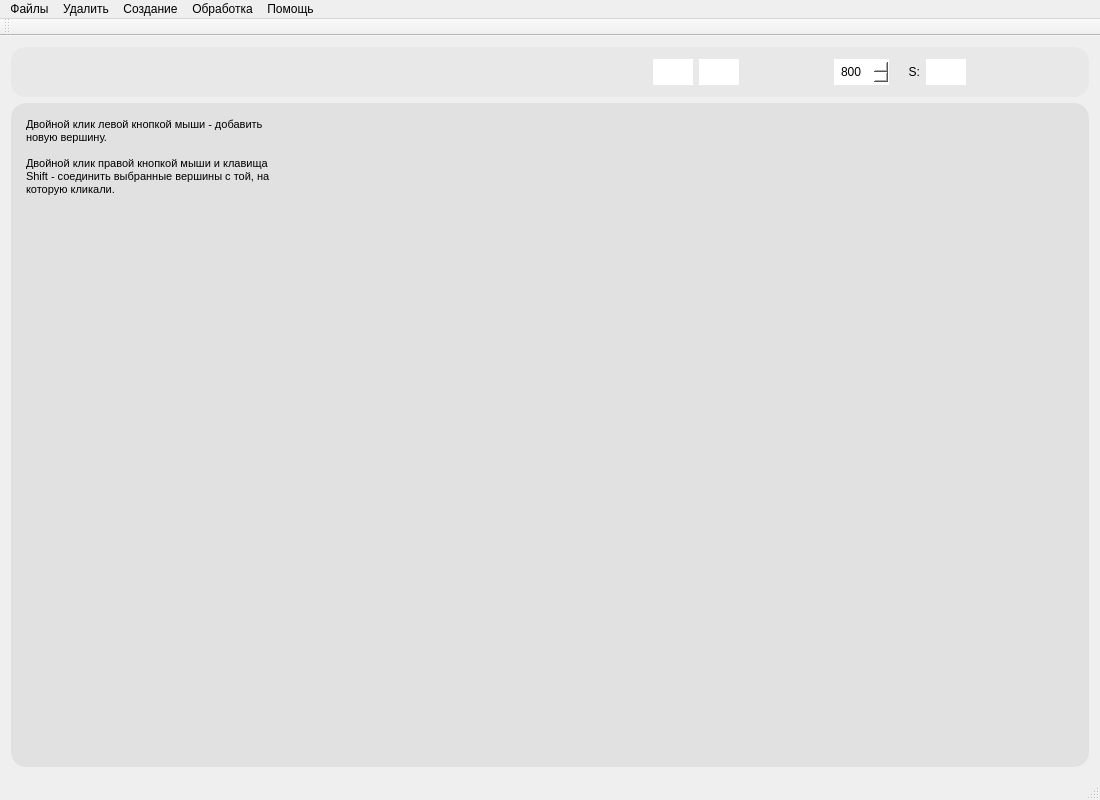
<?xml version="1.0" encoding="UTF-8"?>
<ui version="4.0">
 <class>MainWindow</class>
 <widget class="QMainWindow" name="MainWindow">
  <property name="geometry">
   <rect>
    <x>0</x>
    <y>0</y>
    <width>1100</width>
    <height>800</height>
   </rect>
  </property>
  <property name="minimumSize">
   <size>
    <width>900</width>
    <height>400</height>
   </size>
  </property>
  <property name="windowTitle">
   <string>Графический редактор графов (Graphical graph editor)</string>
  </property>
  <widget class="QWidget" name="centralWidget">
   <layout class="QVBoxLayout" name="verticalLayout_2" stretch="0,5">
    <item>
     <widget class="QWidget" name="horizontalWidget" native="true">
      <property name="minimumSize">
       <size>
        <width>0</width>
        <height>0</height>
       </size>
      </property>
      <property name="styleSheet">
       <string notr="true">background-color: rgb(232, 232, 232);
border-radius: 15px;</string>
      </property>
      <layout class="QHBoxLayout" name="horizontalLayout">
       <property name="leftMargin">
        <number>5</number>
       </property>
       <property name="topMargin">
        <number>5</number>
       </property>
       <property name="rightMargin">
        <number>5</number>
       </property>
       <property name="bottomMargin">
        <number>5</number>
       </property>
       <item>
        <widget class="QPushButton" name="OpenButton">
         <property name="minimumSize">
          <size>
           <width>40</width>
           <height>40</height>
          </size>
         </property>
         <property name="maximumSize">
          <size>
           <width>40</width>
           <height>40</height>
          </size>
         </property>
         <property name="cursor">
          <cursorShape>PointingHandCursor</cursorShape>
         </property>
         <property name="toolTip">
          <string>&lt;html&gt;&lt;head/&gt;&lt;body&gt;&lt;p style=&quot;background-color:white&quot;&gt;&lt;span style=&quot; font-size:9pt; font-weight:600;&quot;&gt;Открытие файла с описанием графа&lt;/span&gt;&lt;/p&gt;&lt;/body&gt;&lt;/html&gt;</string>
         </property>
         <property name="toolTipDuration">
          <number>0</number>
         </property>
         <property name="styleSheet">
          <string notr="true">image: url(:/icons/open.png);</string>
         </property>
         <property name="text">
          <string/>
         </property>
        </widget>
       </item>
       <item>
        <widget class="QPushButton" name="pb_IncidenceListFile">
         <property name="minimumSize">
          <size>
           <width>40</width>
           <height>40</height>
          </size>
         </property>
         <property name="maximumSize">
          <size>
           <width>40</width>
           <height>40</height>
          </size>
         </property>
         <property name="cursor">
          <cursorShape>PointingHandCursor</cursorShape>
         </property>
         <property name="toolTip">
          <string>&lt;html&gt;&lt;head/&gt;&lt;body style=&quot;background-color:white&quot;&gt;&lt;p style=&quot;background-color:white&quot;&gt;&lt;span style=&quot; font-size:9pt; font-weight:600;&quot;&gt;Открытие файла со списком инцидентности&lt;/span&gt;&lt;/p&gt;&lt;/body&gt;&lt;/html&gt;</string>
         </property>
         <property name="styleSheet">
          <string notr="true">image: url(:/icons/openlist.png);</string>
         </property>
         <property name="text">
          <string/>
         </property>
        </widget>
       </item>
       <item>
        <widget class="QPushButton" name="saveButton">
         <property name="minimumSize">
          <size>
           <width>40</width>
           <height>40</height>
          </size>
         </property>
         <property name="maximumSize">
          <size>
           <width>40</width>
           <height>40</height>
          </size>
         </property>
         <property name="cursor">
          <cursorShape>PointingHandCursor</cursorShape>
         </property>
         <property name="toolTip">
          <string>&lt;html&gt;&lt;head/&gt;&lt;body style=&quot;background-color:white&quot;&gt;&lt;p style=&quot;background-color:white&quot;&gt;&lt;span style=&quot; font-size:9pt; font-weight:600;&quot;&gt;Сохранение графа в файл&lt;/span&gt;&lt;/p&gt;&lt;/body&gt;&lt;/html&gt;</string>
         </property>
         <property name="styleSheet">
          <string notr="true">image: url(:/icons/savef.png);</string>
         </property>
         <property name="text">
          <string/>
         </property>
        </widget>
       </item>
       <item>
        <widget class="QPushButton" name="pb_Help">
         <property name="minimumSize">
          <size>
           <width>40</width>
           <height>40</height>
          </size>
         </property>
         <property name="maximumSize">
          <size>
           <width>40</width>
           <height>40</height>
          </size>
         </property>
         <property name="cursor">
          <cursorShape>PointingHandCursor</cursorShape>
         </property>
         <property name="toolTip">
          <string>&lt;html&gt;&lt;head/&gt;&lt;body style=&quot;background-color:white&quot;&gt;&lt;p style=&quot;background-color:white&quot;&gt;&lt;span style=&quot; font-size:9pt; font-weight:600;&quot;&gt;О программе&lt;/span&gt;&lt;/p&gt;&lt;/body&gt;&lt;/html&gt;</string>
         </property>
         <property name="styleSheet">
          <string notr="true">image: url(:/icons/help.png);</string>
         </property>
         <property name="text">
          <string/>
         </property>
        </widget>
       </item>
       <item>
        <spacer name="horizontalSpacer">
         <property name="orientation">
          <enum>Qt::Horizontal</enum>
         </property>
         <property name="sizeType">
          <enum>QSizePolicy::Maximum</enum>
         </property>
         <property name="sizeHint" stdset="0">
          <size>
           <width>40</width>
           <height>20</height>
          </size>
         </property>
        </spacer>
       </item>
       <item>
        <widget class="QPushButton" name="pb_ConnectGraph">
         <property name="minimumSize">
          <size>
           <width>40</width>
           <height>40</height>
          </size>
         </property>
         <property name="maximumSize">
          <size>
           <width>40</width>
           <height>40</height>
          </size>
         </property>
         <property name="cursor">
          <cursorShape>PointingHandCursor</cursorShape>
         </property>
         <property name="toolTip">
          <string>&lt;html&gt;&lt;head/&gt;&lt;body&gt;&lt;p style=&quot;background-color:white&quot;&gt;&lt;span style=&quot; font-size:9pt; font-weight:600;&quot;&gt;Достроить до полного графа&lt;/span&gt;&lt;/p&gt;&lt;/body&gt;&lt;/html&gt;</string>
         </property>
         <property name="styleSheet">
          <string notr="true">image: url(:/icons/fullgraph.png);</string>
         </property>
         <property name="text">
          <string/>
         </property>
        </widget>
       </item>
       <item>
        <widget class="QPushButton" name="pb_DisconnectGraph">
         <property name="minimumSize">
          <size>
           <width>40</width>
           <height>40</height>
          </size>
         </property>
         <property name="maximumSize">
          <size>
           <width>40</width>
           <height>40</height>
          </size>
         </property>
         <property name="cursor">
          <cursorShape>PointingHandCursor</cursorShape>
         </property>
         <property name="toolTip">
          <string>&lt;html&gt;&lt;head/&gt;&lt;body&gt;&lt;p style=&quot;background-color:white&quot;&gt;&lt;span style=&quot; font-size:9pt; font-weight:600;&quot;&gt;Удалить все ребра&lt;/span&gt;&lt;/p&gt;&lt;/body&gt;&lt;/html&gt;</string>
         </property>
         <property name="styleSheet">
          <string notr="true">image: url(:/icons/breakgraph.png);</string>
         </property>
         <property name="text">
          <string/>
         </property>
        </widget>
       </item>
       <item>
        <widget class="QPushButton" name="pb_LengthOfEdges">
         <property name="minimumSize">
          <size>
           <width>40</width>
           <height>40</height>
          </size>
         </property>
         <property name="maximumSize">
          <size>
           <width>40</width>
           <height>40</height>
          </size>
         </property>
         <property name="cursor">
          <cursorShape>PointingHandCursor</cursorShape>
         </property>
         <property name="toolTip">
          <string>&lt;html&gt;&lt;head/&gt;&lt;body&gt;&lt;p style=&quot;background-color:white&quot;&gt;&lt;span style=&quot; font-size:9pt; font-weight:600;&quot;&gt;Показать список ребер&lt;/span&gt;&lt;/p&gt;&lt;/body&gt;&lt;/html&gt;</string>
         </property>
         <property name="styleSheet">
          <string notr="true">image: url(:/icons/edges.png);</string>
         </property>
         <property name="text">
          <string/>
         </property>
        </widget>
       </item>
       <item>
        <widget class="QPushButton" name="pb_CoordinatesOfAllNode">
         <property name="enabled">
          <bool>true</bool>
         </property>
         <property name="minimumSize">
          <size>
           <width>40</width>
           <height>40</height>
          </size>
         </property>
         <property name="maximumSize">
          <size>
           <width>40</width>
           <height>40</height>
          </size>
         </property>
         <property name="cursor">
          <cursorShape>PointingHandCursor</cursorShape>
         </property>
         <property name="toolTip">
          <string>&lt;html&gt;&lt;head/&gt;&lt;body&gt;&lt;p style=&quot;background-color:white&quot;&gt;&lt;span style=&quot; font-size:9pt; font-weight:600;&quot;&gt;Показать список вершин&lt;/span&gt;&lt;/p&gt;&lt;/body&gt;&lt;/html&gt;</string>
         </property>
         <property name="styleSheet">
          <string notr="true">image: url(:/icons/nodes.png);</string>
         </property>
         <property name="text">
          <string/>
         </property>
        </widget>
       </item>
       <item>
        <spacer name="horizontalSpacer_2">
         <property name="orientation">
          <enum>Qt::Horizontal</enum>
         </property>
         <property name="sizeType">
          <enum>QSizePolicy::Maximum</enum>
         </property>
         <property name="sizeHint" stdset="0">
          <size>
           <width>40</width>
           <height>20</height>
          </size>
         </property>
        </spacer>
       </item>
       <item>
        <widget class="QPushButton" name="pb_DeleteSelectedNodes">
         <property name="minimumSize">
          <size>
           <width>40</width>
           <height>40</height>
          </size>
         </property>
         <property name="maximumSize">
          <size>
           <width>40</width>
           <height>40</height>
          </size>
         </property>
         <property name="cursor">
          <cursorShape>PointingHandCursor</cursorShape>
         </property>
         <property name="toolTip">
          <string>&lt;html&gt;&lt;head/&gt;&lt;body&gt;&lt;p style=&quot;background-color:white&quot;&gt;&lt;span style=&quot; font-size:9pt; font-weight:600;&quot;&gt;Удалить выделенные вершины&lt;/span&gt;&lt;/p&gt;&lt;/body&gt;&lt;/html&gt;</string>
         </property>
         <property name="styleSheet">
          <string notr="true">image: url(:/icons/delnode.png);</string>
         </property>
         <property name="text">
          <string/>
         </property>
        </widget>
       </item>
       <item>
        <widget class="QPushButton" name="pb_RemoveEdges">
         <property name="minimumSize">
          <size>
           <width>40</width>
           <height>40</height>
          </size>
         </property>
         <property name="maximumSize">
          <size>
           <width>40</width>
           <height>40</height>
          </size>
         </property>
         <property name="cursor">
          <cursorShape>PointingHandCursor</cursorShape>
         </property>
         <property name="toolTip">
          <string>&lt;html&gt;&lt;head/&gt;&lt;body&gt;&lt;p style=&quot;background-color:white&quot;&gt;&lt;span style=&quot; font-size:9pt; font-weight:600;&quot;&gt;Удалить ребра&lt;/span&gt;&lt;/p&gt;&lt;/body&gt;&lt;/html&gt;</string>
         </property>
         <property name="styleSheet">
          <string notr="true">image: url(:/icons/deledge.png);</string>
         </property>
         <property name="text">
          <string/>
         </property>
        </widget>
       </item>
       <item>
        <widget class="QPushButton" name="pb_ClearAll">
         <property name="sizePolicy">
          <sizepolicy hsizetype="Minimum" vsizetype="Fixed">
           <horstretch>40</horstretch>
           <verstretch>40</verstretch>
          </sizepolicy>
         </property>
         <property name="minimumSize">
          <size>
           <width>40</width>
           <height>40</height>
          </size>
         </property>
         <property name="maximumSize">
          <size>
           <width>40</width>
           <height>40</height>
          </size>
         </property>
         <property name="cursor">
          <cursorShape>PointingHandCursor</cursorShape>
         </property>
         <property name="toolTip">
          <string>&lt;html&gt;&lt;head/&gt;&lt;body&gt;&lt;p style=&quot;background-color:white&quot;&gt;&lt;span style=&quot; font-size:9pt; font-weight:600;&quot;&gt;Удалить все&lt;/span&gt;&lt;/p&gt;&lt;/body&gt;&lt;/html&gt;</string>
         </property>
         <property name="styleSheet">
          <string notr="true">image: url(:/icons/dellall.png);</string>
         </property>
         <property name="text">
          <string/>
         </property>
        </widget>
       </item>
       <item>
        <spacer name="horizontalSpacer_3">
         <property name="orientation">
          <enum>Qt::Horizontal</enum>
         </property>
         <property name="sizeType">
          <enum>QSizePolicy::Maximum</enum>
         </property>
         <property name="sizeHint" stdset="0">
          <size>
           <width>40</width>
           <height>20</height>
          </size>
         </property>
        </spacer>
       </item>
       <item>
        <widget class="QPushButton" name="pb_CreateNode">
         <property name="minimumSize">
          <size>
           <width>40</width>
           <height>40</height>
          </size>
         </property>
         <property name="maximumSize">
          <size>
           <width>40</width>
           <height>40</height>
          </size>
         </property>
         <property name="cursor">
          <cursorShape>PointingHandCursor</cursorShape>
         </property>
         <property name="toolTip">
          <string>&lt;html&gt;&lt;head/&gt;&lt;body&gt;&lt;p style=&quot;background-color:white&quot;&gt;&lt;span style=&quot; font-size:9pt; font-weight:600;&quot;&gt;Добавить вершину&lt;/span&gt;&lt;/p&gt;&lt;/body&gt;&lt;/html&gt;</string>
         </property>
         <property name="styleSheet">
          <string notr="true">image: url(:/icons/addnode.png);</string>
         </property>
         <property name="text">
          <string/>
         </property>
        </widget>
       </item>
       <item>
        <widget class="QPushButton" name="pb_CreateEdge">
         <property name="minimumSize">
          <size>
           <width>40</width>
           <height>40</height>
          </size>
         </property>
         <property name="maximumSize">
          <size>
           <width>40</width>
           <height>40</height>
          </size>
         </property>
         <property name="cursor">
          <cursorShape>PointingHandCursor</cursorShape>
         </property>
         <property name="toolTip">
          <string>&lt;html&gt;&lt;head/&gt;&lt;body&gt;&lt;p style=&quot;background-color:white&quot;&gt;&lt;span style=&quot; font-size:9pt; font-weight:600;&quot;&gt;Добавить ребро между двумя указанными вершинами&lt;/span&gt;&lt;/p&gt;&lt;/body&gt;&lt;/html&gt;</string>
         </property>
         <property name="styleSheet">
          <string notr="true">image: url(:/icons/addedge.png);</string>
         </property>
         <property name="text">
          <string/>
         </property>
        </widget>
       </item>
       <item>
        <widget class="QLineEdit" name="lineEdit_Source">
         <property name="minimumSize">
          <size>
           <width>40</width>
           <height>0</height>
          </size>
         </property>
         <property name="maximumSize">
          <size>
           <width>50</width>
           <height>16777215</height>
          </size>
         </property>
         <property name="toolTip">
          <string>&lt;html&gt;&lt;head/&gt;&lt;body&gt;&lt;p&gt;Начало дуги&lt;/p&gt;&lt;/body&gt;&lt;/html&gt;</string>
         </property>
         <property name="styleSheet">
          <string notr="true">background-color: rgb(255, 255, 255);
border-radius: 15px;
padding: 5px;</string>
         </property>
         <property name="text">
          <string/>
         </property>
        </widget>
       </item>
       <item>
        <widget class="QLineEdit" name="lineEdit_Dest">
         <property name="minimumSize">
          <size>
           <width>40</width>
           <height>0</height>
          </size>
         </property>
         <property name="maximumSize">
          <size>
           <width>50</width>
           <height>16777215</height>
          </size>
         </property>
         <property name="toolTip">
          <string>&lt;html&gt;&lt;head/&gt;&lt;body&gt;&lt;p&gt;конец дуги&lt;/p&gt;&lt;/body&gt;&lt;/html&gt;</string>
         </property>
         <property name="styleSheet">
          <string notr="true">background-color: rgb(255, 255, 255);
border-radius: 15px;
padding: 5px;</string>
         </property>
        </widget>
       </item>
       <item>
        <spacer name="horizontalSpacer_5">
         <property name="orientation">
          <enum>Qt::Horizontal</enum>
         </property>
         <property name="sizeType">
          <enum>QSizePolicy::Maximum</enum>
         </property>
         <property name="sizeHint" stdset="0">
          <size>
           <width>40</width>
           <height>20</height>
          </size>
         </property>
        </spacer>
       </item>
       <item>
        <widget class="QPushButton" name="pushAlgorithm">
         <property name="sizePolicy">
          <sizepolicy hsizetype="Minimum" vsizetype="Fixed">
           <horstretch>40</horstretch>
           <verstretch>40</verstretch>
          </sizepolicy>
         </property>
         <property name="minimumSize">
          <size>
           <width>40</width>
           <height>40</height>
          </size>
         </property>
         <property name="maximumSize">
          <size>
           <width>40</width>
           <height>40</height>
          </size>
         </property>
         <property name="cursor">
          <cursorShape>PointingHandCursor</cursorShape>
         </property>
         <property name="toolTip">
          <string>&lt;html&gt;&lt;head/&gt;&lt;body&gt;&lt;p style=&quot;background-color:white&quot;&gt;&lt;span style=&quot; font-size:9pt; font-weight:600;&quot;&gt;Запустить алгоритм Дейкстры&lt;/span&gt;&lt;/p&gt;&lt;/body&gt;&lt;/html&gt;</string>
         </property>
         <property name="styleSheet">
          <string notr="true">image: url(:/icons/algo.png);</string>
         </property>
         <property name="text">
          <string/>
         </property>
        </widget>
       </item>
       <item>
        <widget class="QLabel" name="label">
         <property name="minimumSize">
          <size>
           <width>25</width>
           <height>25</height>
          </size>
         </property>
         <property name="maximumSize">
          <size>
           <width>25</width>
           <height>25</height>
          </size>
         </property>
         <property name="toolTip">
          <string>&lt;html&gt;&lt;head/&gt;&lt;body&gt;&lt;p style=&quot;background-color:white&quot;&gt;&lt;span style=&quot; font-size:9pt; font-weight:600;&quot;&gt;Скорость шага, мс&lt;/span&gt;&lt;/p&gt;&lt;/body&gt;&lt;/html&gt;</string>
         </property>
         <property name="styleSheet">
          <string notr="true">image: url(:/icons/speed.png);</string>
         </property>
         <property name="text">
          <string/>
         </property>
        </widget>
       </item>
       <item>
        <widget class="QSpinBox" name="spinBox">
         <property name="minimumSize">
          <size>
           <width>55</width>
           <height>0</height>
          </size>
         </property>
         <property name="maximumSize">
          <size>
           <width>55</width>
           <height>16777215</height>
          </size>
         </property>
         <property name="styleSheet">
          <string notr="true">background-color: rgb(255, 255, 255);
border-radius: 15px;
padding: 5px;</string>
         </property>
         <property name="suffix">
          <string/>
         </property>
         <property name="prefix">
          <string/>
         </property>
         <property name="minimum">
          <number>0</number>
         </property>
         <property name="maximum">
          <number>1000</number>
         </property>
         <property name="singleStep">
          <number>50</number>
         </property>
         <property name="value">
          <number>800</number>
         </property>
        </widget>
       </item>
       <item>
        <widget class="QLabel" name="label_2">
         <property name="minimumSize">
          <size>
           <width>25</width>
           <height>25</height>
          </size>
         </property>
         <property name="maximumSize">
          <size>
           <width>25</width>
           <height>25</height>
          </size>
         </property>
         <property name="toolTip">
          <string>&lt;html&gt;&lt;head/&gt;&lt;body&gt;&lt;p style=&quot;background-color:white&quot;&gt;&lt;span style=&quot; font-size:9pt; font-weight:600;&quot;&gt;Номер начальной вершины&lt;/span&gt;&lt;/p&gt;&lt;/body&gt;&lt;/html&gt;</string>
         </property>
         <property name="styleSheet">
          <string notr="true">font: 75 9pt &quot;MS Shell Dlg 2&quot;;
color: rgb(0, 0, 0);</string>
         </property>
         <property name="text">
          <string>S:</string>
         </property>
         <property name="alignment">
          <set>Qt::AlignRight|Qt::AlignTrailing|Qt::AlignVCenter</set>
         </property>
        </widget>
       </item>
       <item>
        <widget class="QLineEdit" name="lineEdit_AlgSource">
         <property name="minimumSize">
          <size>
           <width>40</width>
           <height>0</height>
          </size>
         </property>
         <property name="maximumSize">
          <size>
           <width>50</width>
           <height>16777215</height>
          </size>
         </property>
         <property name="styleSheet">
          <string notr="true">background-color: rgb(255, 255, 255);
border-radius: 15px;
padding: 5px;</string>
         </property>
        </widget>
       </item>
       <item>
        <widget class="QPushButton" name="pushFind">
         <property name="sizePolicy">
          <sizepolicy hsizetype="Minimum" vsizetype="Fixed">
           <horstretch>40</horstretch>
           <verstretch>40</verstretch>
          </sizepolicy>
         </property>
         <property name="minimumSize">
          <size>
           <width>40</width>
           <height>40</height>
          </size>
         </property>
         <property name="maximumSize">
          <size>
           <width>40</width>
           <height>40</height>
          </size>
         </property>
         <property name="toolTip">
          <string>&lt;html&gt;&lt;head/&gt;&lt;body&gt;&lt;p style=&quot;background-color:white&quot;&gt;&lt;span style=&quot; font-size:9pt; font-weight:600;&quot;&gt;Показать кратчайший путь до выделенной вершины&lt;/span&gt;&lt;/p&gt;&lt;/body&gt;&lt;/html&gt;</string>
         </property>
         <property name="styleSheet">
          <string notr="true">border-image: url(:/icons/find.png);</string>
         </property>
         <property name="text">
          <string/>
         </property>
        </widget>
       </item>
       <item>
        <spacer name="horizontalSpacer_6">
         <property name="orientation">
          <enum>Qt::Horizontal</enum>
         </property>
         <property name="sizeType">
          <enum>QSizePolicy::Maximum</enum>
         </property>
         <property name="sizeHint" stdset="0">
          <size>
           <width>40</width>
           <height>20</height>
          </size>
         </property>
        </spacer>
       </item>
       <item>
        <widget class="QPushButton" name="pushStop">
         <property name="sizePolicy">
          <sizepolicy hsizetype="Minimum" vsizetype="Fixed">
           <horstretch>40</horstretch>
           <verstretch>40</verstretch>
          </sizepolicy>
         </property>
         <property name="minimumSize">
          <size>
           <width>40</width>
           <height>40</height>
          </size>
         </property>
         <property name="maximumSize">
          <size>
           <width>40</width>
           <height>40</height>
          </size>
         </property>
         <property name="cursor">
          <cursorShape>PointingHandCursor</cursorShape>
         </property>
         <property name="toolTip">
          <string>&lt;html&gt;&lt;head/&gt;&lt;body&gt;&lt;p style=&quot;background-color:white&quot;&gt;&lt;span style=&quot; font-size:9pt; font-weight:600;&quot;&gt;Вернуть граф в исходное состояние&lt;/span&gt;&lt;/p&gt;&lt;/body&gt;&lt;/html&gt;</string>
         </property>
         <property name="styleSheet">
          <string notr="true">image: url(:/icons/return.png);</string>
         </property>
         <property name="text">
          <string/>
         </property>
        </widget>
       </item>
       <item>
        <spacer name="horizontalSpacer_4">
         <property name="orientation">
          <enum>Qt::Horizontal</enum>
         </property>
         <property name="sizeHint" stdset="0">
          <size>
           <width>40</width>
           <height>20</height>
          </size>
         </property>
        </spacer>
       </item>
      </layout>
     </widget>
    </item>
    <item>
     <widget class="QWidget" name="horizontalWidget" native="true">
      <property name="styleSheet">
       <string notr="true">border-radius: 15px;
background-color: rgb(225, 225, 225);</string>
      </property>
      <layout class="QHBoxLayout" name="horizontalLayout_3" stretch="2,6">
       <item>
        <widget class="QTextBrowser" name="textBrowser">
         <property name="sizePolicy">
          <sizepolicy hsizetype="Expanding" vsizetype="Expanding">
           <horstretch>0</horstretch>
           <verstretch>0</verstretch>
          </sizepolicy>
         </property>
         <property name="maximumSize">
          <size>
           <width>300</width>
           <height>16777215</height>
          </size>
         </property>
         <property name="styleSheet">
          <string notr="true"/>
         </property>
         <property name="html">
          <string>&lt;!DOCTYPE HTML PUBLIC &quot;-//W3C//DTD HTML 4.0//EN&quot; &quot;http://www.w3.org/TR/REC-html40/strict.dtd&quot;&gt;
&lt;html&gt;&lt;head&gt;&lt;meta name=&quot;qrichtext&quot; content=&quot;1&quot; /&gt;&lt;style type=&quot;text/css&quot;&gt;
p, li { white-space: pre-wrap; }
&lt;/style&gt;&lt;/head&gt;&lt;body style=&quot; font-family:'MS Shell Dlg 2'; font-size:7.8pt; font-weight:400; font-style:normal;&quot;&gt;
&lt;p style=&quot; margin-top:0px; margin-bottom:0px; margin-left:0px; margin-right:0px; -qt-block-indent:0; text-indent:0px;&quot;&gt;&lt;span style=&quot; font-family:'MS Shell Dlg 2'; font-size:8.25pt;&quot;&gt;Двойной клик левой кнопкой мыши - добавить новую вершину.&lt;/span&gt;&lt;/p&gt;
&lt;p style=&quot;-qt-paragraph-type:empty; margin-top:0px; margin-bottom:0px; margin-left:0px; margin-right:0px; -qt-block-indent:0; text-indent:0px; font-family:'MS Shell Dlg 2'; font-size:8.25pt;&quot;&gt;&lt;br /&gt;&lt;/p&gt;
&lt;p style=&quot; margin-top:0px; margin-bottom:0px; margin-left:0px; margin-right:0px; -qt-block-indent:0; text-indent:0px;&quot;&gt;&lt;span style=&quot; font-family:'MS Shell Dlg 2'; font-size:8.25pt;&quot;&gt;Двойной клик правой кнопкой мыши и клавища Shift - соединить выбранные вершины с той, на которую кликали.&lt;/span&gt;&lt;/p&gt;&lt;/body&gt;&lt;/html&gt;</string>
         </property>
        </widget>
       </item>
       <item>
        <widget class="GraphWidget" name="graphicsView">
         <property name="styleSheet">
          <string notr="true"/>
         </property>
        </widget>
       </item>
      </layout>
     </widget>
    </item>
   </layout>
  </widget>
  <widget class="QMenuBar" name="menuBar">
   <property name="geometry">
    <rect>
     <x>0</x>
     <y>0</y>
     <width>1100</width>
     <height>25</height>
    </rect>
   </property>
   <widget class="QMenu" name="menuFile">
    <property name="title">
     <string>Файлы</string>
    </property>
    <addaction name="action_Open_file"/>
    <addaction name="action_Save_File"/>
    <addaction name="actionMenuFileExit"/>
   </widget>
   <widget class="QMenu" name="menuItems">
    <property name="title">
     <string>Удалить</string>
    </property>
    <addaction name="actionDeleteItem"/>
    <addaction name="action_delEdge"/>
    <addaction name="action_clear_all"/>
   </widget>
   <widget class="QMenu" name="menu">
    <property name="title">
     <string>Помощь</string>
    </property>
    <addaction name="action"/>
    <addaction name="action_About"/>
   </widget>
   <widget class="QMenu" name="menu_2">
    <property name="title">
     <string>Создание</string>
    </property>
    <addaction name="action_createNode"/>
    <addaction name="action_createEdge"/>
   </widget>
   <widget class="QMenu" name="menu_3">
    <property name="title">
     <string>Обработка</string>
    </property>
    <addaction name="action_Algoritm"/>
   </widget>
   <addaction name="menuFile"/>
   <addaction name="menuItems"/>
   <addaction name="menu_2"/>
   <addaction name="menu_3"/>
   <addaction name="menu"/>
  </widget>
  <widget class="QToolBar" name="mainToolBar">
   <attribute name="toolBarArea">
    <enum>TopToolBarArea</enum>
   </attribute>
   <attribute name="toolBarBreak">
    <bool>false</bool>
   </attribute>
  </widget>
  <widget class="QStatusBar" name="statusBar"/>
  <action name="actionMenuFileExit">
   <property name="text">
    <string>Выход</string>
   </property>
  </action>
  <action name="actionDeleteItem">
   <property name="text">
    <string>Удалить выделенные вершины</string>
   </property>
  </action>
  <action name="action">
   <property name="text">
    <string>Помощь</string>
   </property>
  </action>
  <action name="action_Open_file">
   <property name="text">
    <string>Открыть файл</string>
   </property>
  </action>
  <action name="action_Save_File">
   <property name="text">
    <string>Сохранить файл</string>
   </property>
  </action>
  <action name="action_createNode">
   <property name="text">
    <string>Создать  вершину</string>
   </property>
  </action>
  <action name="action_createEdge">
   <property name="text">
    <string>Создать дугу</string>
   </property>
  </action>
  <action name="action_delEdge">
   <property name="text">
    <string>Удалить рёбра</string>
   </property>
  </action>
  <action name="action_clear_all">
   <property name="text">
    <string>Очистить всё</string>
   </property>
  </action>
  <action name="action_Algoritm">
   <property name="text">
    <string>Алгоритм</string>
   </property>
  </action>
  <action name="action_About">
   <property name="text">
    <string>О программе</string>
   </property>
  </action>
 </widget>
 <layoutdefault spacing="6" margin="11"/>
 <customwidgets>
  <customwidget>
   <class>GraphWidget</class>
   <extends>QGraphicsView</extends>
   <header>graphwidget.h</header>
  </customwidget>
 </customwidgets>
 <resources/>
 <connections/>
</ui>
